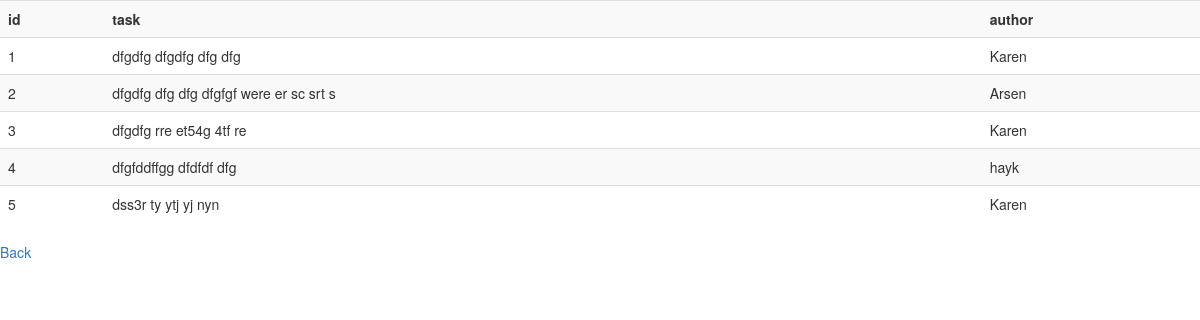
Page /content.php on the committed database.
### tables this page shows
CREATE TABLE `tasks` (
  `id` int(10) unsigned NOT NULL AUTO_INCREMENT,
  `user_id` int(10) unsigned NOT NULL,
  `task` varchar(1024) NOT NULL,
  PRIMARY KEY (`id`),
  KEY `user_id` (`user_id`),
  CONSTRAINT `tasks_ibfk_1` FOREIGN KEY (`user_id`) REFERENCES `users` (`id`)
);

CREATE TABLE `users` (
  `id` int(10) unsigned NOT NULL AUTO_INCREMENT,
  `username` varchar(512) NOT NULL,
  `password` varchar(512) NOT NULL,
  `type` tinyint(4) NOT NULL,
  PRIMARY KEY (`id`)
);

### content.php (called while the page is built)
<?php
include('functions.php');
$tasks = array();
if ($_SESSION['user_type'] == 0) {
    $tasksquery = 'SELECT tasks.*, users.username FROM tasks
  LEFT JOIN users
  on tasks.user_id=users.id';
    $tasks = sql_arr($tasksquery);
} else {
    $tasksquery = "SELECT * FROM tasks
    WHERE user_id={$_SESSION['user_id']}";
    $tasks = sql_arr($tasksquery);
}
include('content.html.php');

### functions.php (called while the page is built, shortened)
<?php
$server_address='127.0.0.1';
$DBUsername='root';
$DBPassword='';
$DBName='PM';
$connection=new mysqli($server_address,$DBUsername,$DBPassword,$DBName);
function sql_arr($query){
    global $connection;
    $data=array();
    $result=$connection->query($query);
    if ($result->num_rows > 0) {
        while ($row = $result->fetch_assoc()) {
            $data[] = $row;
        }
    }
    return $data;
}

### content.html.php (the view, shortened to what this page needs)
<!DOCTYPE html>
<html lang="en">
<head>
    <link rel="stylesheet" href="https://maxcdn.bootstrapcdn.com/bootstrap/3.3.7/css/bootstrap.min.css"
>
    <link rel="stylesheet" href="https://maxcdn.bootstrapcdn.com/bootstrap/3.3.7/css/bootstrap-theme.min.css"
>
</head>
<body>
            <table class="table table-striped">
                <tr>
                    <th>id</th>
                    <th>task</th>
                    <?php if($_SESSION['user_type']==0):?>
                        <th>author</th>
                    <?php endif;?>
                </tr>
                <?php foreach ($tasks as $key =>$val):?>
                <tr>
                    <td><?php echo htmlspecialchars($val['id'])?></td>
                    <td><?php echo htmlspecialchars($val['task'])?></td>
                    <?php if($_SESSION['user_type']==0):?>
                        <td><?php echo htmlspecialchars($val['username'])?></td>
                    <?php endif;?>
                </tr>
                <?php endforeach;?>
            </table>
        <a href="index.php">Back</a>
</body>
</html>

### rows in the picture
tasks: id "1", task "dfgdfg dfgdfg dfg dfg", user.username "Karen"
tasks: id "2", task "dfgdfg dfg dfg dfgfgf were er sc srt s", user.username "Arsen"
tasks: id "3", task "dfgdfg rre et54g 4tf re", user.username "Karen"
tasks: id "4", task "dfgfddffgg dfdfdf dfg", user.username "hayk"
tasks: id "5", task "dss3r ty ytj yj nyn", user.username "Karen"
